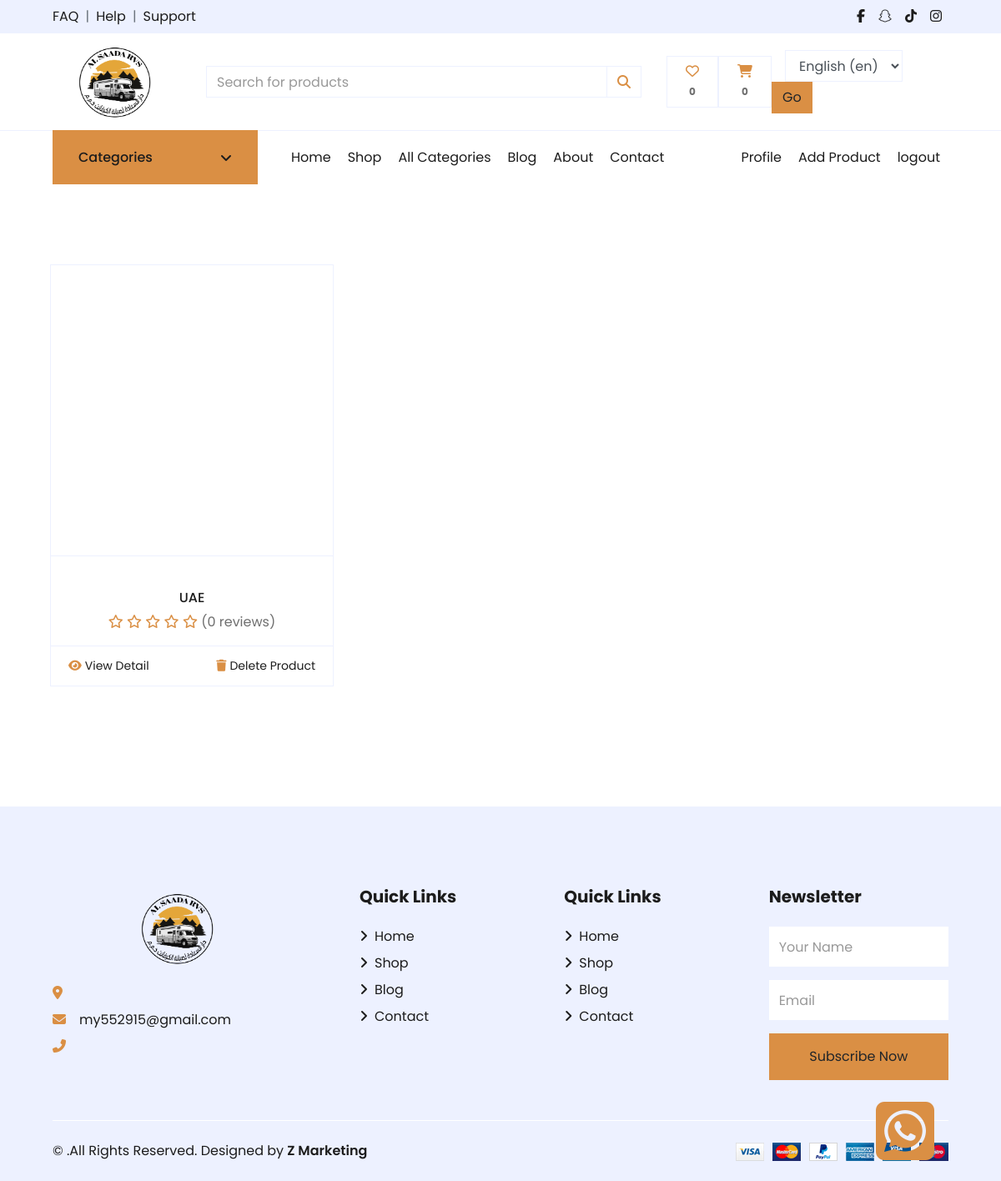
Page /accounts/my-products/ (signed in) on the earlier database version.
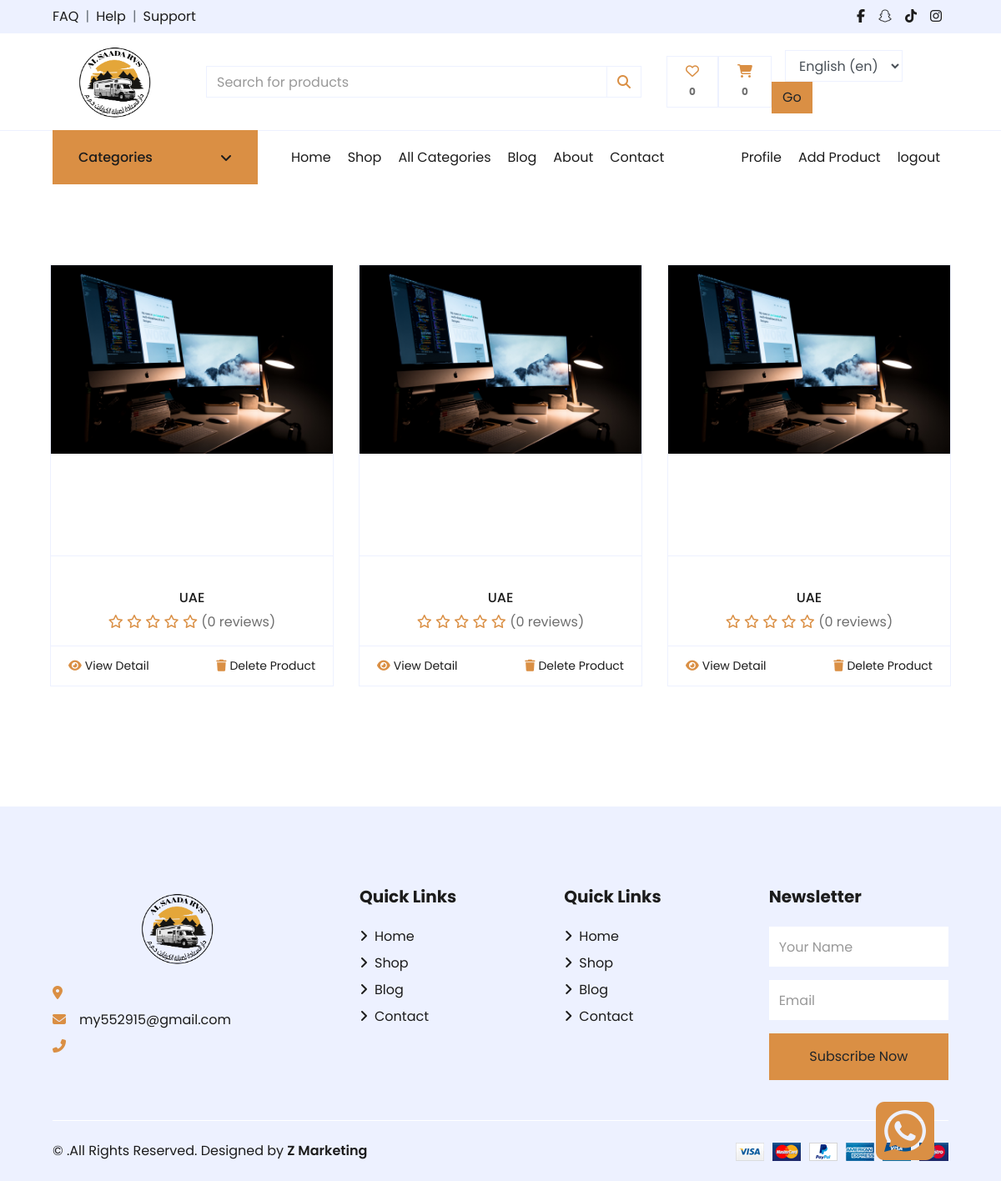
Same page on the later database version.
### products/models.py (models this page shows, shortened)
class Product(TranslatableModel):
    owner = models.ForeignKey(User, related_name='product_owner',verbose_name=_("product_owner"),default="", on_delete=models.CASCADE)
    PRNumber = models.PositiveIntegerField(_("PRNumber"),default=0)
    image = models.ImageField(_("image"),upload_to='product/')
    created_at = models.DateTimeField(_("created_at"), default=timezone.now)
    slug = models.SlugField(_("slug"),null=True,blank=True , unique=True)
    views = models.PositiveIntegerField(_("views"),default=0)
    is_available = models.BooleanField(_("is_available"),default=True)
    tags = TaggableManager()
    subcategory = models.ForeignKey("Subcategory",verbose_name=_('product Category'),related_name='product_subcategory', on_delete=models.CASCADE)
    like = models.ManyToManyField(User , blank=True,related_name='product_favourite',verbose_name=_('like'))
    translations = TranslatedFields(
        name = models.CharField(_("product name"),unique=True, max_length=50),
        stock = models.IntegerField(_("stock"),default=1),
        price = models.IntegerField(_("price"),default=0),
        description = models.TextField(_("description"),max_length=10000),
    )
    video_url = models.URLField(_("video_url"),null=True,blank=True, max_length=200)
    class Meta:
        ordering = ["created_at"]
        verbose_name = _("Products")
        verbose_name_plural = _("Products")
    def avr_review(self):
        reviews = ReviewRating.objects.filter(product=self , status=True).aggregate(average=Avg('rating'))
        avg =0
        if reviews['average'] is not None:
            avg = float(reviews['average'])
        return avg
    def count_review(self):
        reviews = ReviewRating.objects.filter(product=self , status=True).aggregate(count=Count('rating'))
        count = 0
        if reviews['count'] is not None:
            count = int(reviews['count'])
        return count
    def get_absolute_url(self):
        return reverse("product_detail", args=[self.subcategory.id,self.slug])

### accounts/views.py (the view)
# urls.py: path('my-products/' , views.myProducts , name="myProducts" ),
def myProducts(request):
    products = Product.objects.filter(owner=request.user)
    paginator = Paginator(products,6)
    page = request.GET.get('page')
    paged_product = paginator.get_page(page)
    return render(request , 'profile/my_products.html',{'products':paged_product} )

### accounts/favourite_context.py (called while the page is built)
def counter(request):
    product_count = 0
    if request.user.is_authenticated:
        if 'admin' in request.path:
            return{}
        else :
            try :
                user_favourites = Product.objects.filter(like=request.user)
                product_count = user_favourites.count()
            except Product.DoesNotExist:
                product_count=0
    return dict(product_counter=product_count)

### carts/cart_context.py (called while the page is built)
def cart_count(request):
    cart_counter = 0
    if 'admin' in request.path:
        return{}
    else:
        try:
            cart = Cart.objects.filter(cart_id=_cart_id(request))
            if request.user.is_authenticated:
                cart_items = CartItem.objects.all().filter(user=request.user)
            else:
                cart_items = CartItem.objects.all().filter(cart=cart[:1])
            for cart_item in cart_items:
                cart_counter += cart_item.quantity
        except Cart.DoesNotExist :
            cart_counter = 0
    return dict(cart_counter=cart_counter)

### carts/views.py (called while the page is built)
def _cart_id(request):
    cart = request.session.session_key
    if not cart:
        cart = request.session.create()
    return cart

### accounts/templates/profile/my_products.html (shortened to what this page needs)
{% extends 'base.html' %}
{% load static %}
{% load i18n %}
{% block body %}
<div class="container py-5">
    <div class="col-lg-12 col-md-12">
        <div class="row pb-3">
            {% if products %}
            {% for product in products %}
            <div class="col-lg-4 col-md-6 col-sm-12 pb-1">
                <div class="card product-item border-0 mb-4">
                    <div class="card-header product-img position-relative overflow-hidden bg-transparent border p-0">
                        <img class="img-fluid w-100" src="{{product.image.url}}" alt="">
                    </div>
                    <div class="card-body border-left border-right text-center p-0 pt-4 pb-3">
                        <div class="d-flex justify-content-center">
                            <h6>{% trans "UAE" %}{{product.price}}</h6>
                        </div>
                        <div class="rating-star">
                                <span>
                                    <i class="fa fa-star{% if product.avr_review < 0.5%}-o{% elif product.avr_review >= 0.5 and product.avr_review < 1%}-half-o{%endif%}"
                                        aria-hidden="true"></i>
                                    <i class="fa fa-star{% if product.avr_review < 1.5%}-o{% elif product.avr_review >= 1.5 and product.avr_review < 2%}-half-o{%endif%}"
                                        aria-hidden="true"></i>
                                    <i class="fa fa-star{% if product.avr_review < 2.5%}-o{% elif product.avr_review >= 2.5 and product.avr_review < 3%}-half-o{%endif%}"
                                        aria-hidden="true"></i>
                                    <i class="fa fa-star{% if product.avr_review < 3.5%}-o{% elif product.avr_review >= 3.5 and product.avr_review < 4%}-half-o{%endif%}"
                                        aria-hidden="true"></i>
                                    <i class="fa fa-star{% if product.avr_review < 4.5%}-o{% elif product.avr_review >= 4.5 and product.avr_review < 5%}-half-o{%endif%}"
                                        aria-hidden="true"></i>
                                </span>({{product.count_review}} {% trans "reviews" %})
                            </div>
                    </div>
                    <div class="card-footer d-flex justify-content-between bg-light border">
                                <a href="{{product.get_absolute_url}}" class="btn btn-sm text-dark p-0"><i
                                        class="fas fa-eye text-primary mr-1"></i>{% trans "View Detail" %}</a>
                                <a href="{% url 'deleteProduct' product.id%}" class="btn btn-sm text-dark p-0">
                                    <i class="fa-solid fa-trash text-primary mr-1"></i>{% trans "Delete Product" %}</a>
                            </div>
                </div>
            </div>
            {% endfor %}
            {% else %}
            <div class="col-12 text-center">
                <h2>{% trans "Nothing Found , No Products for you" %}</h2>
            </div>
            {% endif %}
            <div class="col-12 pb-1">
            </div>
        </div>
    </div>
</div>
{% endblock %}

Differences in the rows shown:
removed Product: count_review "0"
added Product: image (picture), count_review "0"
added Product: image (picture), count_review "0"
added Product: image (picture), count_review "0"
